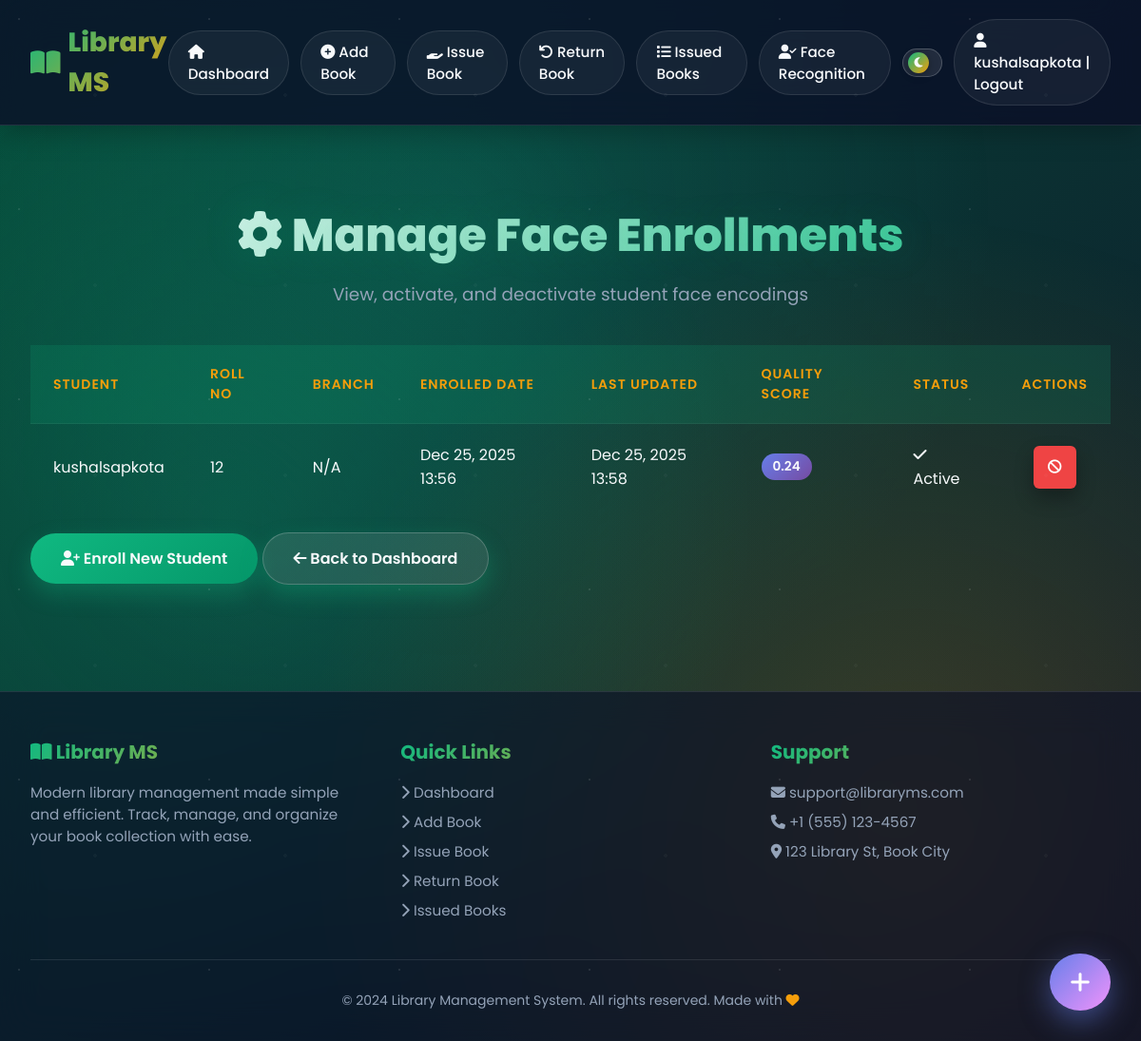
/face/manage/ (signed in), run on the app's committed database.
### idchartrecognation/models.py (models this page shows, shortened)
class FaceEncoding(models.Model):
    student = models.OneToOneField(Student, on_delete=models.CASCADE, related_name='face_encoding')
    encoding_data = models.BinaryField(help_text='128-dimensional face encoding vector')
    confidence_score = models.FloatField(
        help_text='Quality score of the face encoding (0-1)',
        default=0.0
    )
    enrolled_at = models.DateTimeField(auto_now_add=True)
    updated_at = models.DateTimeField(auto_now=True)
    is_active = models.BooleanField(
        default=True,
        help_text='Active encodings are used for recognition'
    )
    id_card = models.ForeignKey(
        IDCard,
        on_delete=models.SET_NULL,
        null=True,
        blank=True,
        related_name='face_encodings',
        help_text='Source ID card for this encoding'
    )
    class Meta:
        ordering = ['-enrolled_at']
        verbose_name = "Face Encoding"
        verbose_name_plural = "Face Encodings"
        indexes = [
            models.Index(fields=['student', 'is_active']),
        ]

### home/models.py (models this page shows, shortened)
class Student(models.Model):
    MAX_BOOKS_ALLOWED = 5  # Maximum books a student can issue at once
    user = models.OneToOneField(User, on_delete=models.CASCADE)
    classroom = models.CharField(max_length=10, blank=True, default='N/A')
    branch = models.CharField(max_length=10, blank=True, default='N/A')
    roll_no = models.CharField(max_length=3, blank=True)
    phone = models.CharField(
        max_length=10,
        blank=True,
        validators=[RegexValidator(
            regex=r'^\d{10}$',
            message='Phone number must be exactly 10 digits'
        )]
    )
    image = models.ImageField(upload_to="student_images/", blank=True)
    date_joined = models.DateTimeField(auto_now_add=True)
    is_active = models.BooleanField(default=True)
    class Meta:
        ordering = ['user__username']

### idchartrecognation/views.py (the view)
# urls.py: path('manage/', views.manage_enrollments, name='manage_enrollments'),
@login_required
def manage_enrollments(request):
    enrolled_students = FaceEncoding.objects.select_related(
        'student__user',
        'id_card'
    ).order_by('-enrolled_at')
    context = {
        'enrolled_students': enrolled_students,
    }
    return render(request, 'idchartrecognation/manage.html', context)

### idchartrecognation/templates/idchartrecognation/manage.html (shortened to what this page needs)
{% extends 'base.html' %}
{% block content %}
<div class="page-header">
    <h1><i class="fas fa-cog"></i> Manage Face Enrollments</h1>
    <p>View, activate, and deactivate student face encodings</p>
</div>
<div class="section-card">
    <div class="table-responsive">
        <table class="data-table">
            <thead>
                <tr>
                    <th>Student</th>
                    <th>Roll No</th>
                    <th>Branch</th>
                    <th>Enrolled Date</th>
                    <th>Last Updated</th>
                    <th>Quality Score</th>
                    <th>Status</th>
                    <th>Actions</th>
                </tr>
            </thead>
            <tbody>
                {% for enrollment in enrolled_students %}
                <tr>
                    <td>{{ enrollment.student.user.get_full_name|default:enrollment.student.user.username }}</td>
                    <td>{{ enrollment.student.roll_no }}</td>
                    <td>{{ enrollment.student.branch }}</td>
                    <td>{{ enrollment.enrolled_at|date:"M d, Y H:i" }}</td>
                    <td>{{ enrollment.updated_at|date:"M d, Y H:i" }}</td>
                    <td>
                        <div class="quality-badge">{{ enrollment.confidence_score|floatformat:2 }}</div>
                    </td>
                    <td>
                        {% if enrollment.is_active %}
                            <span class="badge badge-success"><i class="fas fa-check"></i> Active</span>
                        {% else %}
                            <span class="badge badge-secondary"><i class="fas fa-times"></i> Inactive</span>
                        {% endif %}
                    </td>
                    <td>
                        <div class="action-buttons">
                            {% if enrollment.is_active %}
                                <form method="post" action="{% url 'idchartrecognation:deactivate_encoding' enrollment.id %}" style="display: inline;">
                                    <button type="submit" class="btn-icon btn-danger" title="Deactivate"
                                            onclick="return confirm('Deactivate this face encoding?')">
                                        <i class="fas fa-ban"></i>
                                    </button>
                                </form>
                            {% endif %}
                        </div>
                    </td>
                </tr>
                {% empty %}
                <tr>
                    <td colspan="8" class="text-center">No enrolled students found.</td>
                </tr>
                {% endfor %}
            </tbody>
        </table>
    </div>
</div>
<div class="form-actions">
    <a href="{% url 'idchartrecognation:enroll_face' %}" class="btn btn-primary">
        <i class="fas fa-user-plus"></i> Enroll New Student
    </a>
    <a href="{% url 'idchartrecognation:dashboard' %}" class="btn btn-secondary">
        <i class="fas fa-arrow-left"></i> Back to Dashboard
    </a>
</div>
{% endblock %}

### home/templates/base.html (shortened to what this page needs)
{% load static %}
<!DOCTYPE html>
<html lang="en">
<head>
    <link rel="stylesheet" href="{% static 'user/style.css' %}">
    <link rel="stylesheet" href="https://cdnjs.cloudflare.com/ajax/libs/font-awesome/6.4.0/css/all.min.css">
</head>
<body>
    <nav class="navbar">
        <a href="{% url 'index' %}" class="navbar-brand">
            <i class="fas fa-book-open"></i> Library MS
        </a>
        <div class="nav-links">
            <a href="{% url 'index' %}">
                <i class="fas fa-home"></i> Dashboard
            </a>
            <a href="{% url 'add_book' %}">
                <i class="fas fa-plus-circle"></i> Add Book
            </a>
            <a href="{% url 'issue_book' %}">
                <i class="fas fa-hand-holding"></i> Issue Book
            </a>
            <a href="{% url 'return_book' %}">
                <i class="fas fa-undo"></i> Return Book
            </a>
            <a href="{% url 'view_issued_books' %}">
                <i class="fas fa-list"></i> Issued Books
            </a>
            <a href="{% url 'idchartrecognation:dashboard' %}">
                <i class="fas fa-user-check"></i> Face Recognition
            </a>
            <div class="theme-toggle" onclick="toggleTheme()" title="Toggle Dark/Light Mode">
                <div class="theme-toggle-slider">
                    <i class="fas fa-moon"></i>
                </div>
            </div>
            {% if user.is_authenticated %}
            <a href="{% url 'logout' %}" style="margin-left: auto;">
                <i class="fas fa-user"></i> {{ user.username }} | Logout
            </a>
            {% endif %}
        </div>
    </nav>
    <div class="container">
        {% block content %}
        {% endblock %}
    </div>
    <footer class="site-footer">
        <div class="footer-content">
            <div class="footer-section">
                <h3><i class="fas fa-book-open"></i> Library MS</h3>
                <p>Modern library management made simple and efficient. Track, manage, and organize your book collection with ease.</p>
            </div>
            <div class="footer-section">
                <h3>Quick Links</h3>
                <a href="{% url 'index' %}"><i class="fas fa-chevron-right"></i> Dashboard</a>
                <a href="{% url 'add_book' %}"><i class="fas fa-chevron-right"></i> Add Book</a>
                <a href="{% url 'issue_book' %}"><i class="fas fa-chevron-right"></i> Issue Book</a>
                <a href="{% url 'return_book' %}"><i class="fas fa-chevron-right"></i> Return Book</a>
                <a href="{% url 'view_issued_books' %}"><i class="fas fa-chevron-right"></i> Issued Books</a>
            </div>
            <div class="footer-section">
                <h3>Support</h3>
                <p><i class="fas fa-envelope"></i> support@libraryms.com</p>
                <p><i class="fas fa-phone"></i> +1 (555) 123-4567</p>
                <p><i class="fas fa-map-marker-alt"></i> 123 Library St, Book City</p>
            </div>
        </div>
        <div class="footer-bottom">
            <p>&copy; 2024 Library Management System. All rights reserved. Made with <i class="fas fa-heart" style="color: var(--accent);"></i></p>
        </div>
    </footer>
    <div class="fab-container" id="fabContainer">
        <button class="fab-main ripple" onclick="toggleFAB()" title="Quick Actions">
            <i class="fas fa-plus"></i>
        </button>
    </div>
</body>
</html>

### idchartrecognation/templates/idchartrecognation/manage.html (style rules this page uses)
.action-buttons { display: flex; gap: 0.5rem; justify-content: center; }
.btn-icon { padding: 0.5rem; border: none; border-radius: 6px; cursor: pointer; transition: all 0.3s; font-size: 0.9rem; }
.btn-icon.btn-danger { background: #ef4444; color: white; }
.quality-badge { display: inline-block; padding: 0.25rem 0.75rem; background: linear-gradient(135deg, #667eea 0%, #764ba2 100%); border-radius: 20px; font-size: 0.85rem; font-weight: 600; }

### data on the page
FaceEncoding: student.user.get_full_name "kushalsapkota", student.roll_no "12", student.branch "N/A", enrolled_at "Dec 25, 2025 13:56", updated_at "Dec 25, 2025 13:58", confidence_score "0.24", is_active True (drawn)

### other printed values
{{ user.username }} "kushalsapkota"
